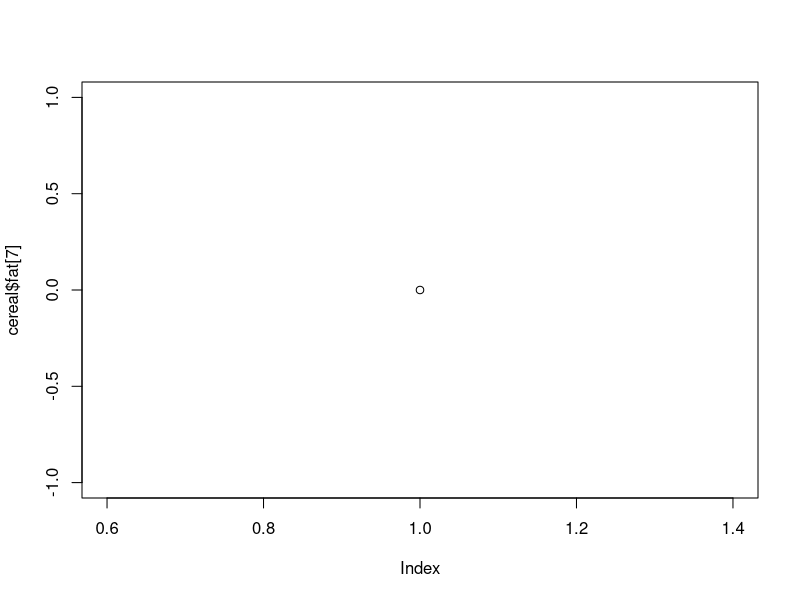
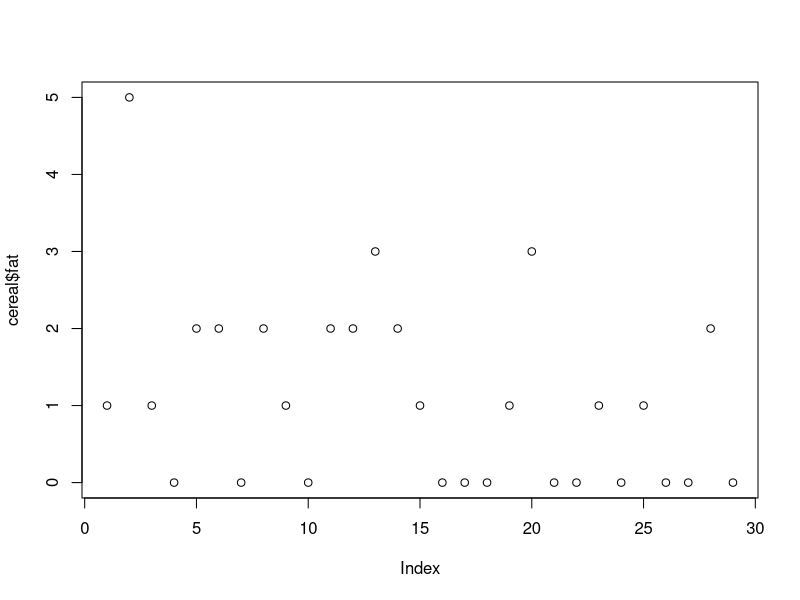

Generate these figures, in order, with R:
## ---- chunk 1
knitr::opts_chunk$set(echo = TRUE)
## ---- chunk 2
cereal<-read.csv("cereal.csv")
cereal
## ---- chunk 3
print(cereal$name[4])
print(c(cereal$name[4],cereal$protein[4]))
## ---- chunk 4
print(cereal$name[1:7])
## ---- chunk 5
class(cereal$calories[10])
## ---- chunk 6
as.character(cereal$calories[10])
## ---- chunk 7
cereal$calories[10]*4
## ---- chunk 8
plot(cereal$fat[7])
## ---- chunk 9
plot(cereal$fat)
